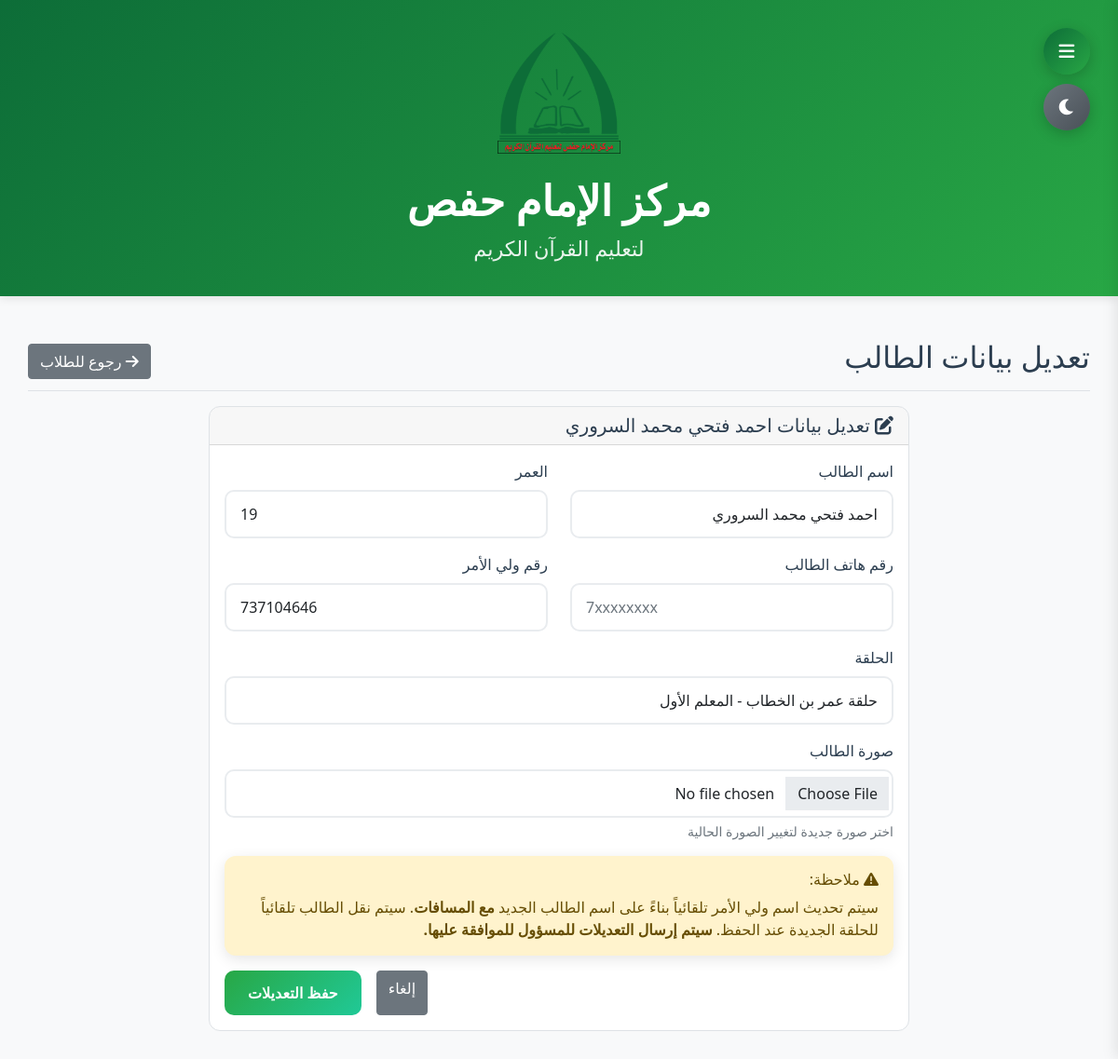
The app's page /edit_student/1 (signed in) with its own data.
### app.py (models this page shows)
class Settings(db.Model):
    id = db.Column(db.Integer, primary_key=True)
    site_name = db.Column(db.String(100), default='مركز الإمام حفص')
    site_description = db.Column(db.String(200), default='لتعليم القرآن الكريم')
    contact_phone = db.Column(db.String(20))
    contact_email = db.Column(db.String(100))
    location_address = db.Column(db.String(300), default='مأرب - شارع الأربعين - خلف مستشفى نيوم')
    location_map_url = db.Column(db.String(500))
    logo = db.Column(db.String(200))
    primary_color = db.Column(db.String(7), default='#2c5aa0')
    secondary_color = db.Column(db.String(7), default='#28a745')
    background_color = db.Column(db.String(7), default='#f8f9fa')
    text_color = db.Column(db.String(7), default='#2c3e50')
    whatsapp_message_template = db.Column(db.Text, default='تقرير {report_type} للتسميع\n\nالطالب: {student_name}\nالحلقة: {circle_name}\nالمعلم: {teacher_name}\nالفترة: من {start_date} إلى {end_date}\n\nالتسميع:\n{reports_details}\n\nإحصائيات الحضور:\n{attendance_stats}\n\n{site_name}')
    support_bank_accounts = db.Column(db.Text, default='بنك الكريمي: 123456789\nبنك الشرق: 987654321\nبنك التضامن: 456789123')
    support_message = db.Column(db.Text, default='نورٌ نُهديه وجيل نربيه')
    dark_mode_enabled = db.Column(db.Boolean, default=False)
    teacher_requires_approval = db.Column(db.Boolean, default=True)
    allow_custom_teacher_name = db.Column(db.Boolean, default=True)

class Student(db.Model):
    id = db.Column(db.Integer, primary_key=True)
    name = db.Column(db.String(100), nullable=False)
    age = db.Column(db.Integer)
    student_phone = db.Column(db.String(20))
    parent_phone = db.Column(db.String(20))
    parent_id = db.Column(db.Integer, db.ForeignKey('parent.id'))
    circle_id = db.Column(db.Integer, db.ForeignKey('circle.id'))
    is_active = db.Column(db.Boolean, default=True)
    photo = db.Column(db.String(200))
    academic_year = db.Column(db.String(10), default='2025')
    pending_approval = db.Column(db.Boolean, default=True)
    circle = db.relationship('Circle', backref='students')
    parent = db.relationship('Parent', backref='students')

class Circle(db.Model):
    id = db.Column(db.Integer, primary_key=True)
    name = db.Column(db.String(100), nullable=False)
    teacher_id = db.Column(db.Integer, db.ForeignKey('user.id'))
    teacher_name = db.Column(db.String(100))
    is_active = db.Column(db.Boolean, default=True)
    academic_year = db.Column(db.String(10), default='2025')
    requires_approval = db.Column(db.Boolean, default=True)
    teacher = db.relationship('User', backref='circles')

### app.py (the view, shortened to what this page needs)
@app.route('/edit_student/<int:student_id>', methods=['GET', 'POST'])
@require_login
def edit_student(student_id):
    student = Student.query.get_or_404(student_id)
    circles = Circle.query.filter_by(is_active=True).all()
    return render_template('edit_student.html', student=student, circles=circles)

### app.py (called while the page is built)
@app.context_processor
def inject_globals():
    settings = Settings.query.first() or Settings()
    current_year = datetime.now().year
    unread_notifications = 0
    if 'user_id' in session and session.get('role') == 'parent':
        parent = Parent.query.filter_by(name=session['name']).first()
        if parent and parent.user_id:
            unread_notifications = Notification.query.filter_by(user_id=parent.user_id, is_read=False).count()
    return dict(
        datetime=datetime, now=datetime.now, timedelta=timedelta,
        settings=settings, Report=Report, Attendance=Attendance,
        Holiday=Holiday, Parent=Parent, current_year=current_year,
        unread_notifications=unread_notifications
    )

def require_login(f):
    @wraps(f)
    def decorated(*args, **kwargs):
        if 'user_id' not in session:
            flash('يجب تسجيل الدخول أولاً', 'error')
            return redirect(url_for('login'))
        return f(*args, **kwargs)
    return decorated

### templates/edit_student.html (shortened to what this page needs)
{% extends "base.html" %}
{% block content %}
<div class="d-flex justify-content-between flex-wrap flex-md-nowrap align-items-center pt-3 pb-2 mb-3 border-bottom">
    <h1 class="h2">تعديل بيانات الطالب</h1>
    <a href="{{ url_for('students') }}" class="btn btn-secondary">
        <i class="fas fa-arrow-right"></i> رجوع للطلاب
    </a>
</div>
<div class="row justify-content-center">
    <div class="col-md-8">
        <div class="card">
            <div class="card-header">
                <h5 class="card-title mb-0"><i class="fas fa-edit"></i> تعديل بيانات {{ student.name }}</h5>
            </div>
            <div class="card-body">
                <form method="POST" enctype="multipart/form-data">
                    <div class="row">
                        <div class="col-md-6">
                            <div class="mb-3">
                                <label for="name" class="form-label">اسم الطالب</label>
                                <input type="text" class="form-control" id="name" name="name"
                                       value="{{ student.name }}" required>
                            </div>
                        </div>
                        <div class="col-md-6">
                            <div class="mb-3">
                                <label for="age" class="form-label">العمر</label>
                                <input type="number" class="form-control" id="age" name="age"
                                       value="{{ student.age or '' }}" min="5" max="20">
                            </div>
                        </div>
                    </div>
                    <div class="row">
                        <div class="col-md-6">
                            <div class="mb-3">
                                <label for="student_phone" class="form-label">رقم هاتف الطالب</label>
                                <input type="tel" class="form-control" id="student_phone" name="student_phone"
                                       value="{{ student.student_phone or '' }}" placeholder="7xxxxxxxx">
                            </div>
                        </div>
                        <div class="col-md-6">
                            <div class="mb-3">
                                <label for="parent_phone" class="form-label">رقم ولي الأمر</label>
                                <input type="tel" class="form-control" id="parent_phone" name="parent_phone"
                                       value="{{ student.parent_phone or '' }}" placeholder="7xxxxxxxx" required>
                            </div>
                        </div>
                    </div>
                    <div class="mb-3">
                        <label for="circle_id" class="form-label">الحلقة</label>
                        <select class="form-control" id="circle_id" name="circle_id" required>
                            {% for circle in circles %}
                            <option value="{{ circle.id }}" {% if circle.id == student.circle_id %}selected{% endif %}>
                                {{ circle.name }} - {{ circle.teacher.name }}
                            </option>
                            {% endfor %}
                        </select>
                    </div>
                    <div class="mb-3">
                        <label for="photo" class="form-label">صورة الطالب</label>
                        <input type="file" class="form-control" id="photo" name="photo"
                               accept="image/*" onchange="previewImage(this)">
                        <div class="form-text">اختر صورة جديدة لتغيير الصورة الحالية</div>
                    </div>
                    <div class="alert alert-warning">
                        <h6><i class="fas fa-exclamation-triangle"></i> ملاحظة:</h6>
                        <p class="mb-0">
                            سيتم تحديث اسم ولي الأمر تلقائياً بناءً على اسم الطالب الجديد <strong>مع المسافات</strong>.
                            سيتم نقل الطالب تلقائياً للحلقة الجديدة عند الحفظ.
                            {% if session.role == 'teacher' %}
                            <strong>سيتم إرسال التعديلات للمسؤول للموافقة عليها.</strong>
                            {% endif %}
                        </p>
                    </div>
                    <div class="d-grid gap-2 d-md-flex justify-content-md-end">
                        <a href="{{ url_for('students') }}" class="btn btn-secondary me-md-2">إلغاء</a>
                        <button type="submit" class="btn btn-success">حفظ التعديلات</button>
                    </div>
                </form>
            </div>
        </div>
    </div>
</div>
{% endblock %}

### templates/base.html (shortened to what this page needs)
<!DOCTYPE html>
<html lang="ar" dir="rtl" class="{% if session.get('dark_mode') or settings.dark_mode_enabled %}dark-mode{% endif %}">
<head>
    <link href="https://cdn.jsdelivr.net/npm/bootstrap@5.1.3/dist/css/bootstrap.min.css" rel="stylesheet">
    <link rel="stylesheet" href="https://cdnjs.cloudflare.com/ajax/libs/font-awesome/6.0.0/css/all.min.css">
    <link href="https://cdn.jsdelivr.net/npm/bootstrap@5.1.3/dist/css/bootstrap.rtl.min.css" rel="stylesheet">
</head>
<body class="{% if session.get('view_type') == 'mobile' %}mobile-view{% endif %}">
    {% if settings.logo or settings.site_name %}
    <div class="header-logo">
        <div class="container">
            {% if settings.logo %}
            <img src="{{ url_for('uploaded_file', filename=settings.logo) }}" class="mb-2" alt="{{ settings.site_name }}" style="background: transparent; border: none;">
            {% endif %}
            <h4>{{ settings.site_name }}</h4>
            {% if settings.site_description %}
            <small>{{ settings.site_description }}</small>
            {% endif %}
        </div>
    </div>
    {% endif %}
    {% if session.user_id %}
    <button class="sidebar-toggle" onclick="toggleSidebar()">
        <i class="fas fa-bars"></i>
    </button>
    <button class="dark-mode-toggle" onclick="toggleDarkMode()">
        <i class="fas {% if session.get('dark_mode') or settings.dark_mode_enabled %}fa-sun{% else %}fa-moon{% endif %}"></i>
    </button>
    {% endif %}
    {% if session.user_id %}
    <main class="main-content">
        {% endif %}
        <div class="page-transition">
            {% block content %}{% endblock %}
        </div>
        {% if session.user_id %}
    </main>
    {% endif %}
</body>
</html>

### records on screen
Settings: logo (picture), site_name "مركز الإمام حفص", site_description "لتعليم القرآن الكريم"
Student: name "احمد فتحي محمد السروري", age "19", parent_phone "737104646", circle_id "حلقة عمر بن الخطاب - المعلم الأول"
